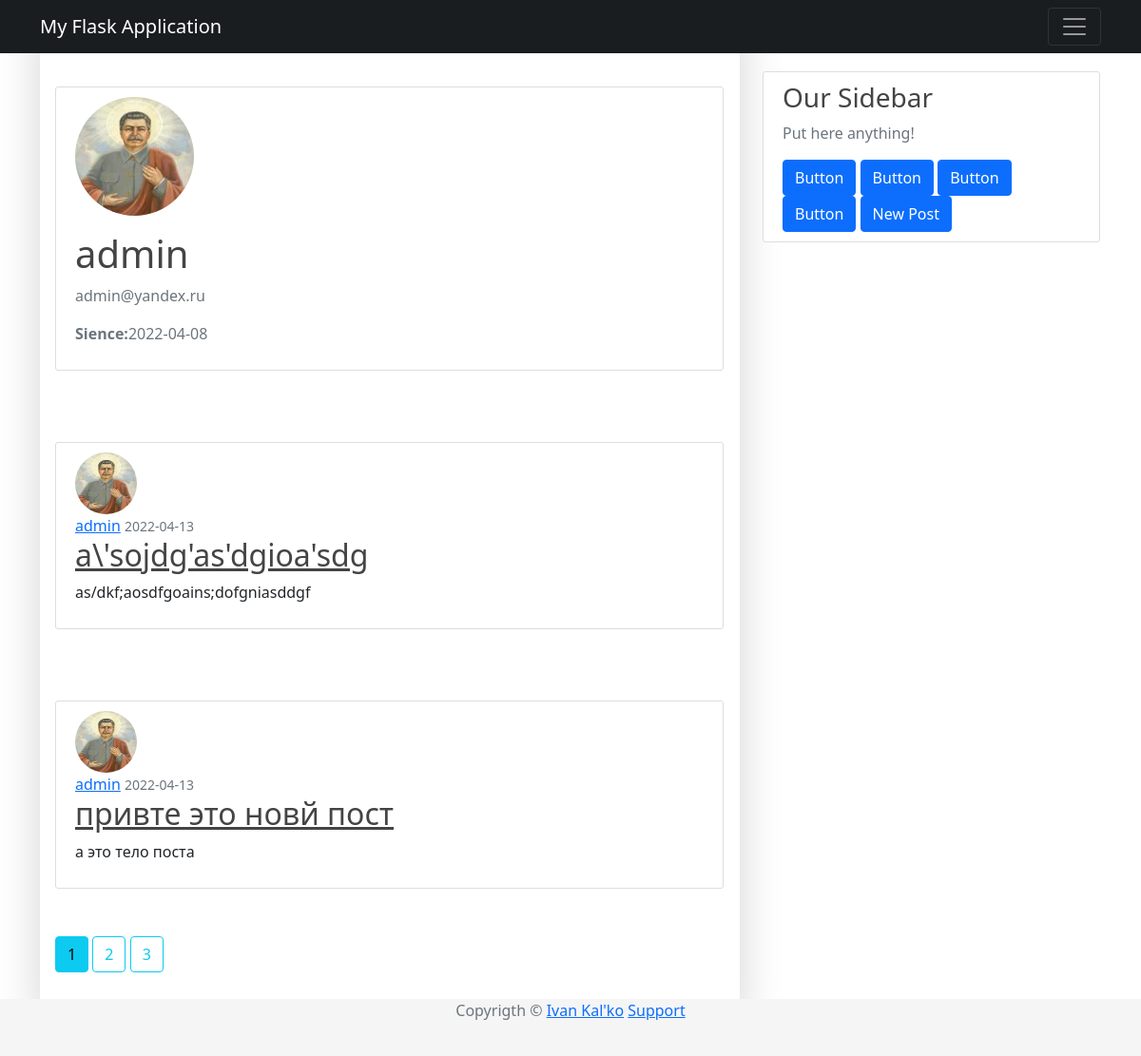
The page /user/admin (signed in) on the database its author committed.
### app/models/user.py (models this page shows, shortened)
class User(UserMixin, db.Model):
    __tablename__ = "users"
    id = db.Column(db.Integer, primary_key=True)
    username = db.Column(db.String(64), unique=True, nullable=False)
    password_hash = db.Column(db.String(128), nullable=False)
    email = db.Column(db.String(120), nullable=False, unique=True)
    image_file = db.Column(db.String(20), nullable=False, default="default.png")
    join_date = db.Column(db.DateTime, nullable=False, default=datetime.utcnow)
    posts = db.relationship('Post', backref='author', lazy=True)

### app/models/post.py (models this page shows, shortened)
class Post(db.Model):
    __tablename__ = "posts"
    id = db.Column(db.Integer, primary_key=True)
    title = db.Column(db.String(100), nullable=False)
    timestamp = db.Column(db.DateTime, nullable=False, default=datetime.utcnow)
    content = db.Column(db.Text, nullable=False)
    user_id = db.Column(db.Integer, db.ForeignKey("users.id"), nullable=False)
    comment = db.relationship('Comment', backref='article', lazy=True)

### app/routes/user.py (the view)
@app.route("/user/<string:username>")
@login_required
def user_public(username:str):
    page = request.args.get("page", 1, type=int)
    user = User.query.filter_by(username=username).first_or_404()
    posts = Post.query.filter_by(author=user).order_by(Post.timestamp.desc()).paginate(page=page, per_page=2)
    return render_template("user_public.html", posts=posts, user=user, title=f"{user.username}'s profile")

### app/models/user.py (called while the page is built)
@login.user_loader
def load_user(id:int) -> User:
    return User.query.get(int(id))

### app/templates/user_public.html
{% extends "base.html" %}
{% block content %}
    <div class="content-section">
        <div class="media">
            <img class="rounded-circle account-img" src="{{ url_for('static' , filename='images/profiles/' + user.image_file) }}">
            <div class="media-body">
                <h2 class="account-heading">{{ user.username }}</h2>
                <p class="text-secondary">{{ user.email }}</p>
                <p class="text-secondary"><b>Sience:</b>{{ user.join_date.strftime('%Y-%m-%d')}}</p>
            </div>
        </div>
    </div>
    {% for post in posts.items %}
    <article class="media content-section">
        <img class="rounded-circle article-img" src = "{{ url_for('static', filename='images/profiles/' + post.author.image_file) }}">
        <div class="media-body">
            <div class="article-metadata">
                <a class="mr-2" href="{{ url_for('user_public', username=post.author.username )}}">{{ post.author.username }}</a>
                <small class="text-muted">{{ post.timestamp.strftime('%Y-%m-%d') }}</small>
            </div>
            <h2><a class="article-title" href="{{ url_for('post', id=post.id )}}">{{ post.title }}</a></h2>
            <p class="article-content">{{ post.content }}</p>
        </div>
    </article>
    {% endfor %}
    {% for page_num in posts.iter_pages() %}
        {% if page_num %}
            {% if posts.page == page_num %}
                <a class="btn btn-info mb-4" href="{{ url_for('user_public', username=user.username,  page=page_num )}}">{{ page_num }}</a>
            {% else %}
                <a class="btn btn-outline-info mb-4" href="{{ url_for('user_public', username=user.username, page=page_num )}}">{{ page_num }}</a>
            {% endif %}
        {% else %}
            ...
        {% endif %}
    {% endfor %}
{% endblock %}

### app/static/css/base.css (style rules this page uses)
body { background: #fafafa; color: #333333; margin-top: 5rem; }
h1, h2, h3, h4, h5, h6 { color : #444444; }
.content-section { background: #ffffff; padding: 10px 20px; border: 1px solid #dddddd; border-radius: 3px; margin-right: 1px; margin-top: 75px; margin-bottom: 50px; }
.article-title { color: #444444; }
.article-content { white-space: pre-line; }
.article-img { height: 65px; width: 65px; margin-right: 16px; }
.account-img { height: 125px; width: 125px; margin-right: 20px; margin-bottom: 16px; }
.account-heading { font-size: 2.5rem; }
html * { -webkit-font-smoothing: antialiased; -moz-osx-font-smoothing: grayscale; }
body { color: #67748e; font-weight: 400; line-height: 1.6; background-color: #fff; }
body { margin: 0; font-family: var(--bs-font-sans-serif); font-size: 1rem; line-height: 1.5; -webkit-text-size-adjust: 100%; -webkit-tap-highlight-color: rgba(0,0,0,0); }
:root { --bs-blue: #63b3ed; --bs-indigo: #596cff; --bs-purple: #6f42c1; --bs-pink: #d63384; --bs-red: #f56565; --bs-orange: #fd7e14; --bs-yellow: #fbd38d; --bs-green: #81e6d9; --bs-teal: #20c997; --bs-cyan: #0dcaf0; --bs-gray: #6c757d; --bs-gray-dark: #343a40; --bs-primary: #cb0c9f; --bs-secondary: #8392ab; --bs-success: #82d616; --bs-info: #17c1e8; --bs-warning: #f53939; --bs-danger: #ea0606; --bs-light: #e9ecef; --bs-dark: #252f40; --bs-white: #fff; --bs-font-sans-serif: Open Sans; --bs-font-monospace: SFMono-Regular,Menlo,Monaco,Consolas,"Liberation Mono","Courier New",monospace; --bs-gradient: linear-gradient(180deg,hsla(0,0%,100%,.15),hsla(0,0%,100%,0)); }

### rows shown on the page
User: image_file (picture), username "admin", email "admin@yandex.ru", join_date "2022-04-08"
Post: image_file (picture), author.username "admin", timestamp "2022-04-13", title "a\\'sojdg'as'dgioa'sdg", content "as/dkf;aosdfgoains;dofgniasddgf"
Post: image_file (picture), author.username "admin", timestamp "2022-04-13", title "привте это новй пост", content "а это тело поста"

### other values the page prints
{{ page_num }} "1"
{{ page_num }} "2" "3"
